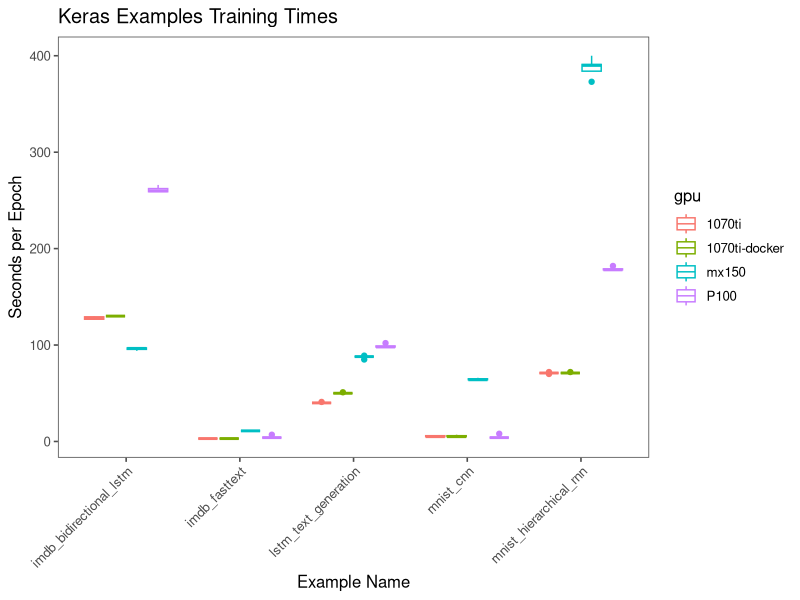
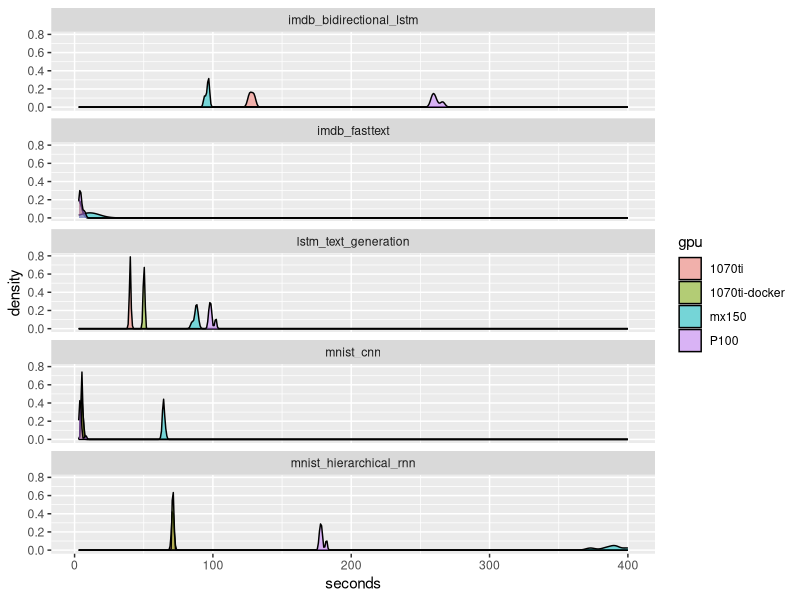
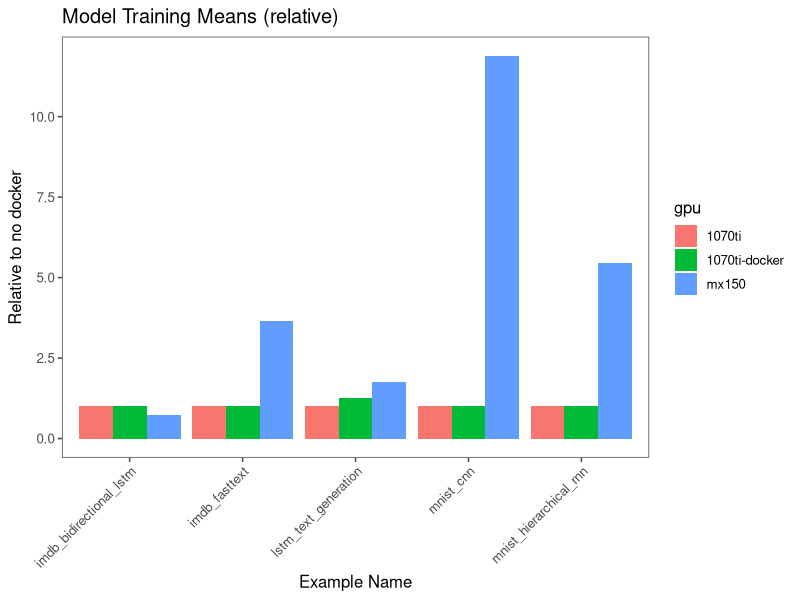

The R script that drew these images, in order:
library(dplyr)
library(ggplot2)
library(readr)
library(ggthemes)

timing <- read_csv("./timings.csv")


ggplot(timing , aes(x=model, y=seconds, color=gpu)) + geom_boxplot() +
  theme_few() +
  theme(axis.text.x = element_text(angle=45, hjust=1)) +
  ggtitle("Keras Examples Training Times") + ylab("Seconds per Epoch") +
  xlab("Example Name")
       
ggplot(timing, aes(x=seconds, fill=gpu)) + facet_wrap(~model, ncol=1) +geom_density(alpha=0.5)

t1070 <- timing %>% filter(gpu != "P100")


baseline <- t1070 %>% 
#  filter(gpu == "1070ti") %>% 
  group_by(model, gpu) %>% summarize(mean=mean(seconds)) %>% mutate(ratio = mean / lag(mean))

baseline[is.na(baseline$ratio),]$ratio <- 1

ggplot(baseline, aes(x=model, y=ratio, fill=gpu)) + 
  geom_col(position = 'dodge') + theme_few() +
  theme(axis.text.x = element_text(angle=45, hjust=1)) +
  ggtitle("Model Training Means (relative)") + ylab("Relative to no docker") +
  xlab("Example Name")
